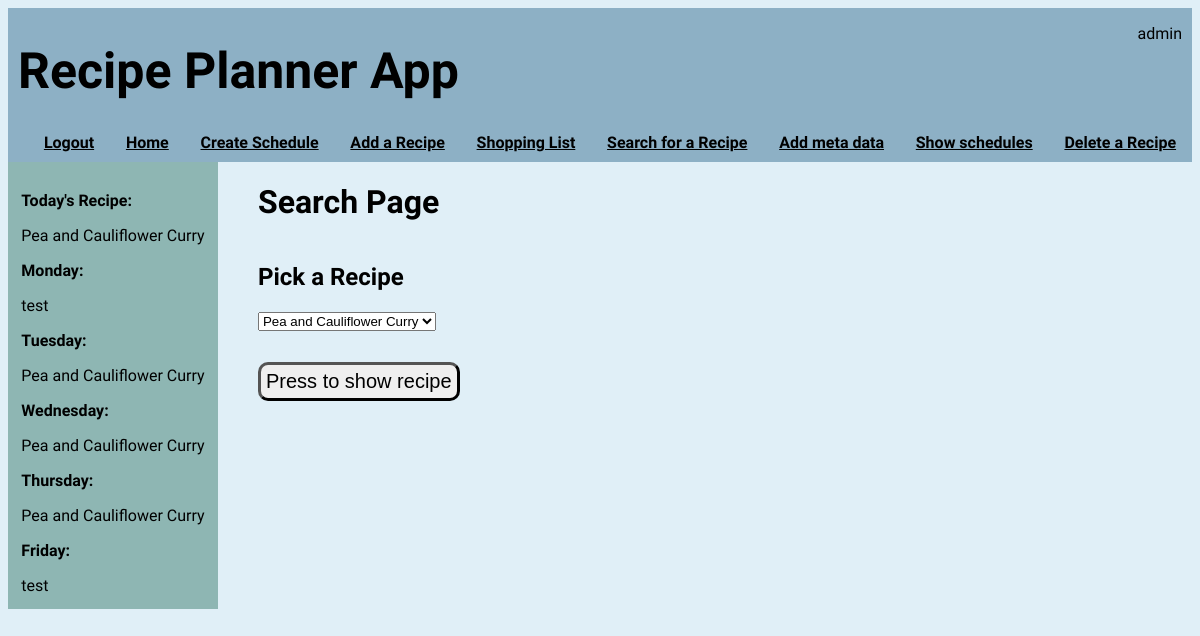
Screenshot of /search_recipes (signed in) with the database file from the repository.
### application/models.py (models this page shows, shortened)
class User(db.Model, UserMixin):
    id = db.Column(db.Integer, primary_key=True)
    username = db.Column(db.String(64), index=True, unique=True)
    email = db.Column(db.String(120), index=True, unique=True)
    password_hash = db.Column(db.String(128))

class Recipes(db.Model):
    id = db.Column(db.Integer, primary_key=True)
    recipe_name = db.Column(db.String(100), nullable=False)
    recipe_description = db.Column(db.String(500))
    cuisine_id = db.Column(db.Integer, db.ForeignKey('cuisine.id'))
    quantity = db.relationship('Quantity', backref="recipes")
    method = db.relationship('Method', backref='mrecipes')

### application/routes.py (the view)
@app.route('/search_recipes', methods = ['GET', 'POST'])
@login_required
def search_recipes():
    if check_for_schedule():
        sidebar = {
        "week" : get_weekly_recipes(),
        "recipe_of_the_day" : get_recipe_of_the_day(),
        "day" : what_day_is_it(),
        "user" : current_user.username,
        }
    else:
        sidebar = False
    form = SearchForm()
    form.recipe.choices = [(r.id, r.recipe_name) for r in Recipes.query.order_by('recipe_name')]
    total_number = Recipes.query.count()
    if request.method == 'POST':
        recipe_result = Recipes.query.filter_by(id=form.recipe.data).first()
        cuisine = Cuisine.query.filter_by(id=recipe_result.cuisine_id).first().cuisine_name
        method_list = [m.step for m in Method.query.filter_by(recipe_id = recipe_result.id)]
        quantities = Quantity.query.filter_by(recipe_id = recipe_result.id).all()
        ingredient_list = []
        n = 0
        for q in quantities:
            ingredient_list.append([])
            ingredient_list[n].append(Ingredients.query.filter_by(id = q.ingredient_id).first().ingredient_name)
            ingredient_list[n].append(q.amount)
            ingredient_list[n].append(Measure.query.filter_by(id = q.measure).first().measure)
            ingredient_list[n].append(q.ingredient_prep)
            n += 1
        return render_template('search.html', sidebar = sidebar, form=form, total_number=total_number, recipe_result=recipe_result, cuisine=cuisine, method_list=method_list, ingredient_list=ingredient_list)
    else:
        return render_template('search.html', sidebar = sidebar, form=form, total_number=total_number)

### application/forms.py
class SearchForm(FlaskForm):
    recipe = SelectField('pick recipe to show', choices = [])
    submit = SubmitField('Press to show recipe')

### application/models.py (called while the page is built)
@login.user_loader
def load_user(id):
    return User.query.get(int(id))

### application/routes.py (called while the page is built)
def get_recipe_for_day(day_number, week_n):
    if current_user.is_authenticated:
        id = Schedule.query.filter_by(day_of_the_week = day_number, user_id = current_user.id, sched_no = week_n).first()
        if id is not None:
            day_recipe = Recipes.query.filter_by(id = id.recipe_id).first()
            return day_recipe
        else:
            return Recipes.query.filter_by(id = 1).first()

def get_weekly_recipes():
    week, week2 = [], []
    for num in range(5):
         week.append(get_recipe_for_day(num, 1))
    for num in range(5):
         week2.append(get_recipe_for_day(num, 2))
    return (week, week2)

def check_for_schedule():
    if Schedule.query.filter_by(user_id = current_user.id, sched_no = 1).first() is None:
        return False
    return True

def get_recipe_of_the_day():
    if datetime.today().weekday() == 5 or datetime.today().weekday() == 6:
        recipe_of_the_day = "It's the weekend, do your own thing"
    else:
        recipe_of_the_day = Recipes.query.filter_by(id = Schedule.query.filter_by(day_of_the_week = datetime.today().weekday(), user_id = current_user.id, sched_no = 1).first().recipe_id).first().recipe_name
    return recipe_of_the_day

def what_day_is_it():
    day = date.today()
    day = calendar.day_name[day.weekday()]

### application/templates/search.html (shortened to what this page needs)
{% extends 'layout.html'%}
{% block body %}
<div style="padding-left:20px">
    <h1>Search Page</h1>
    <div style="display:flex; justify-content: start;">
        <div>
            <h2>Pick a Recipe</h2>
            <div>
                <form method="POST">
                    {{ form.recipe }}
                    <br>
                    <div align-self="right">{{ form.submit }}</div>
                </form>
            </div>
        </div>
    </div>
    </div>
</div>
{% endblock body %}

### application/templates/layout.html (shortened to what this page needs)
<!DOCTYPE html>
<html lang="en">
<head>
    <link href="../static/format.css" rel="stylesheet">
</head>
<body style="font-family: Source Sans Pro, sans-serif">
    <div class="header" >
        <div style="display:flex; justify-content: space-between;">
            <h1 style="color:rgb(0, 0, 0); font-size:50px; margin-left: 10px"> Recipe Planner App</h1>
            <p style="align-self:right; margin-right: 10px;">{{ current_user.username }}</p>
        </div>
        <div id = "links">
            {% if current_user.is_anonymous %}
            <a href="{{ url_for('login') }}">Login</a>
            {% else %}
            <a href="{{ url_for('logout') }}">Logout</a>
            {% endif %}
            <a href="{{ url_for('index') }}">Home</a>
            <a href="{{ url_for('create_weekly_schedule') }}"> Create Schedule</a>
            <a href="{{ url_for('add_recipe') }}">Add a Recipe</a>
            <a href="{{ url_for('amend_shopping_list') }}">Shopping List</a>
            <a href="{{ url_for('search_recipes') }}">Search for a Recipe</a>
            <a href="{{ url_for('add_meta') }}">Add meta data</a>
            <a href="{{ url_for('show_schedule') }}">Show schedules</a>
            {% if current_user.username == "admin" %}
            <a href="{{ url_for('delete_recipe') }}"> Delete a Recipe</a>
            {% endif %}
        </div>
    </div>
    <div class="container">
        <div id="left">
            {% if sidebar != False %}
            <p><b>Today's Recipe:</b></p>
            {{ sidebar.recipe_of_the_day }}
            <p><b>Monday:</b></p>
            {{ sidebar.week[0][0].recipe_name }}
            <p><b>Tuesday:</b></p>
            {{ sidebar.week[0][1].recipe_name }}
            <p><b>Wednesday:</b></p>
            {{ sidebar.week[0][2].recipe_name }}
            <p><b>Thursday:</b></p>
            {{ sidebar.week[0][3].recipe_name }}
            <p><b>Friday:</b></p>
            {{ sidebar.week[0][4].recipe_name }}
            {% else %}
            <p>No Schedule Set</p>
            {% endif %}
        </div>
        <div id="center">
            {% block body %}
            {% endblock body %}
        </div>
</body>
</html>

### application/static/format.css (style rules this page uses)
html { background-color: #e0eff7; }
.header { background-color:#8db0c5; width:100%; margin: 0 auto }
#links { text-align: center; display: flex; justify-content: space-around; color:white; padding-bottom: 10px; padding-left: 20px; font-weight: bold; }
#center { padding-left: 20px; }
#submit_cuisine, #submit_recipes, #submit { padding: 5px; font-size: 20px; border-radius: 10px; border-width: 3px;margin-top: 15px; }
.container { display: flex; width : 100%; }
#left { max-width: 40%; padding: 10pt; background-color: #8eb6b3; }

### application/templates/layout.html (style rules this page uses)
a { color:rgb(0, 0, 0) }

### rows the page displays
User: username "admin"
Recipes: recipe_of_the_day "Pea and Cauliflower Curry", recipe_name "Pea and Cauliflower Curry"
Recipes: recipe_name "test"
